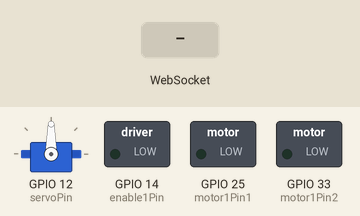
Simulated run of this sketch. Board: ESP32. Parts: servo, switched loads named in the sketch (green lamp = pin HIGH). Inputs (shaded band) come from the test bench. Storage starts empty; what the sketch prints to the serial monitor is not drawn.

Above: at 1.2 s.
1.3 s: WebSocket text "90" received
At 2.3 s:
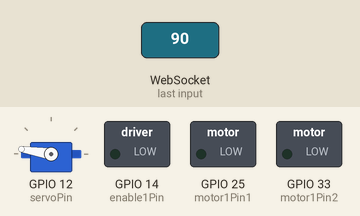
2.8 s: WebSocket text "200" received
At 3.8 s:
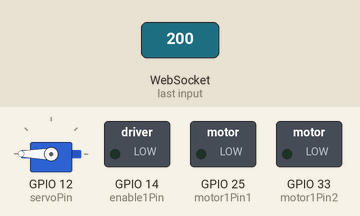
Timing chart, 0 to 5.8 s (numbered marks = the images above; inputs shaded):
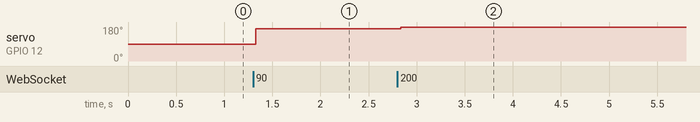

Measured:
- after the input at 1.3 s, servo on GPIO 12 (servoPin): 90° → 171° at once
- after the input at 2.8 s, servo on GPIO 12 (servoPin): 171° → 180° at once

The sketch:

motor_e_servo.ino
```cpp
#include <WiFi.h>
#include "SPIFFS.h"
#include <ESPAsyncWebServer.h>
#include <WebSocketsServer.h>
#include <ESP32Servo.h>

// Constants
//mudar para o nome de seu wifi e a sua senha
const char *ssid = "esp";
const char *password =  "12341234";
const int dns_port = 53;
const int http_port = 80;
const int ws_port = 1337;
// Motor A
const int motor1Pin1 = 25;
const int motor1Pin2 = 33;
const int enable1Pin = 14;

//servo
Servo servo;
static const int servoPin = 12;

// Motor B
//const int motor2Pin1 = 27;
//const int motor2Pin2 = 26;
//const int enable2Pin = 18;

const int freq = 30000;
const int pwmChannel = 2;
//const int pwmChannel2 = 1;
const int resolution = 8;

// Current time
unsigned long currentTime = millis();
// Previous time
unsigned long previousTime = 0;
// Define timeout time in milliseconds (example: 2000ms = 2s)
const long timeoutTime = 2000;

// Globals
AsyncWebServer server(80);
WebSocketsServer webSocket = WebSocketsServer(1337);
char msg_buf[10];
char *strtokindex;
int pot_x = 0;
int pot_y = 0;
float diff = 0;
int velocidademotor1, velocidademotor2 = 0;

/***********************************************************
   Functions
*/

void moverRobo(){

  velocidademotor1 = 0;
  velocidademotor2 = 0;
  diff = 0;

  delay(20);

  if (pot_y < 0) {

    digitalWrite(motor1Pin1, HIGH);
    digitalWrite(motor1Pin2, LOW);
    //digitalWrite(motor2Pin1, HIGH);
    //digitalWrite(motor2Pin2, LOW);

    //Aumenta a velocidade do motor
    velocidademotor1 = map(pot_y, -10, -100, 150, 255);
    //velocidademotor2 = map(pot_y, -10, -100, 150, 255);
  }
  else if (pot_y > 0) {

    digitalWrite(motor1Pin1, LOW);
    digitalWrite(motor1Pin2, HIGH);
    //digitalWrite(motor2Pin1, LOW);
    //digitalWrite(motor2Pin2, HIGH);

    // Aumenta a velocidade do motor
    velocidademotor1 = map(pot_y, 10, 100, 143, 255);
    //velocidademotor2 = map(pot_y, 10, 100, 143, 255);
  }
    //Faz com que os motores fiquem parados caso o joystick esteje centralizado
    else {
    velocidademotor1 = 0;
    //velocidademotor2 = 0;
  }

/*
  if (pot_x > 10){
    diff = map(pot_x, 10, 100, 100, 80);
    diff = diff/100;
    velocidademotor1 = velocidademotor1 * diff;
  }else if (pot_x < -10){
    diff = map(pot_x, -10, -100, 100, 80);
    diff = diff/100;
    velocidademotor2 = velocidademotor2 * diff;
  }
  */
  Serial.print("velocidade motor 1: ");
  Serial.print(velocidademotor1);

  //Serial.print("  2: ");
  //Serial.println(velocidademotor2);

  diff = map(pot_x,-100, 100, 0, 180);
  servo.write(diff);
  ledcWrite(pwmChannel, velocidademotor1);
  //ledcWrite(pwmChannel2, velocidademotor2);
}

// Callback: receiving any WebSocket message
void onWebSocketEvent(uint8_t client_num,
                      WStype_t type,
                      uint8_t * payload,
                      size_t length) {

  // Figure out the type of WebSocket event
  switch (type) {

    // Client has disconnected
    case WStype_DISCONNECTED:
      Serial.printf("[%u] Disconnected!\n", client_num);
      break;

    // New client has connected
    case WStype_CONNECTED:
      {
        IPAddress ip = webSocket.remoteIP(client_num);
        Serial.printf("[%u] Connection from ", client_num);
        Serial.println(ip.toString());
      }
      break;

    // Handle text messages from client
    case WStype_TEXT:
    {
      // Print out raw message
      //Serial.printf("%s\n", payload);
    strtokindex = strtok((char*) payload, " ");
    pot_x = atoi(strtokindex);

    strtokindex = strtok(NULL, " ");
    pot_y = atoi(strtokindex);

    Serial.print("X: ");
    Serial.print(pot_x);
    Serial.print("  Y: ");
    Serial.println(pot_y);
    }
    break;

    // For everything else: do nothing
    case WStype_BIN:
    case WStype_ERROR:
    case WStype_FRAGMENT_TEXT_START:
    case WStype_FRAGMENT_BIN_START:
    case WStype_FRAGMENT:
    case WStype_FRAGMENT_FIN:
    default:
     break;
  }
}

// Callback: send homepage
void onIndexRequest(AsyncWebServerRequest *request) {
  IPAddress remote_ip = request->client()->remoteIP();
  Serial.println("[" + remote_ip.toString() +
                 "] HTTP GET request of " + request->url());
  request->send(SPIFFS, "/updated.html", "text/html");
}

// Callback: send style sheet
void onCSSRequest(AsyncWebServerRequest *request) {
  IPAddress remote_ip = request->client()->remoteIP();
  Serial.println("[" + remote_ip.toString() +
                 "] HTTP GET request of " + request->url());
  request->send(SPIFFS, "/style.css", "text/css");
}

void onJsRequest(AsyncWebServerRequest *request) {
  IPAddress remote_ip = request->client()->remoteIP();
  Serial.println("[" + remote_ip.toString() +
                 "] HTTP GET request of " + request->url());
  request->send(SPIFFS, "/joy.js", "text/javascript");
}

// Callback: send 404 if requested file does not exist
void onPageNotFound(AsyncWebServerRequest *request) {
  IPAddress remote_ip = request->client()->remoteIP();
  Serial.println("[" + remote_ip.toString() +
                 "] HTTP GET request of " + request->url());
  request->send(404, "text/plain", "Not found");
}

/***********************************************************
   Main
*/

void setup() {

  pinMode(motor1Pin1, OUTPUT);
  pinMode(motor1Pin2, OUTPUT);
  pinMode(enable1Pin, OUTPUT);
  //pinMode(motor2Pin1, OUTPUT);
  //pinMode(motor2Pin2, OUTPUT);
  //pinMode(enable2Pin, OUTPUT);

  ledcSetup(pwmChannel, freq, resolution);
  //ledcSetup(pwmChannel2, freq, resolution);

  ledcAttachPin(enable1Pin, pwmChannel);
  //ledcAttachPin(enable2Pin, pwmChannel2);

  // Start Serial port
  Serial.begin(115200);

  // Make sure we can read the file system
  if ( !SPIFFS.begin()) {
    Serial.println("Error mounting SPIFFS");
    while (1);
  }

  // Allow allocation of all timers for servo library
  ESP32PWM::allocateTimer(0);
  ESP32PWM::allocateTimer(1);
  ESP32PWM::allocateTimer(2);
  ESP32PWM::allocateTimer(3);

  // Set servo PWM frequency to 50Hz
  servo.setPeriodHertz(50);

  // Attach to servo and define minimum and maximum positions
  // Modify as required
  servo.attach(servoPin,500, 2400);

  // Start access point
  WiFi.softAP(ssid, password);

  // Print our IP address
  Serial.println();
  Serial.println("AP running");
  Serial.print("My IP address: ");
  Serial.println(WiFi.softAPIP());

  // On HTTP request for root, provide index.html file
  server.on("/", HTTP_GET, onIndexRequest);

  // js request
  server.on("/joy.js", HTTP_GET, onJsRequest);

  // On HTTP request for style sheet, provide style.css
  server.on("/style.css", HTTP_GET, onCSSRequest);

  // Handle requests for pages that do not exist
  server.onNotFound(onPageNotFound);

  // Start web server
  server.begin();

  // Start WebSocket server and assign callback
  webSocket.begin();
  webSocket.onEvent(onWebSocketEvent);

}

void loop() {

  // Look for and handle WebSocket data
  webSocket.loop();
  moverRobo();
}
```
